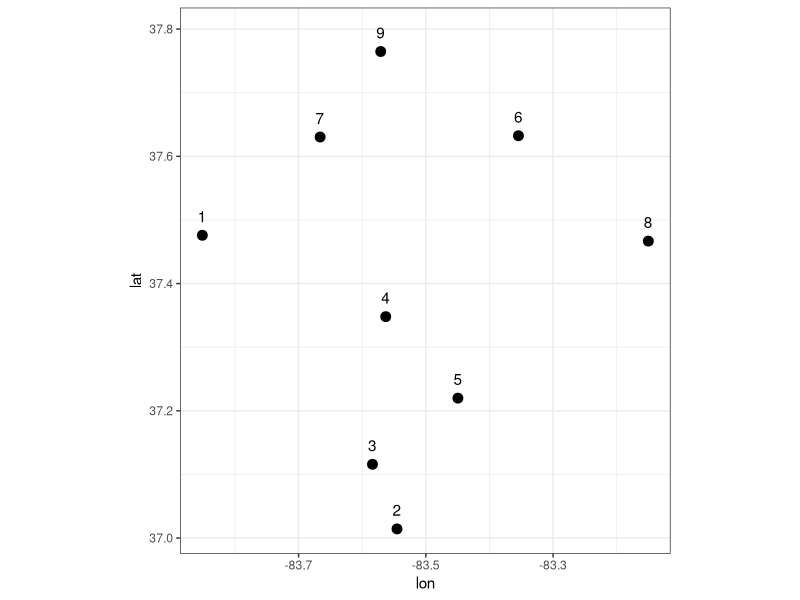
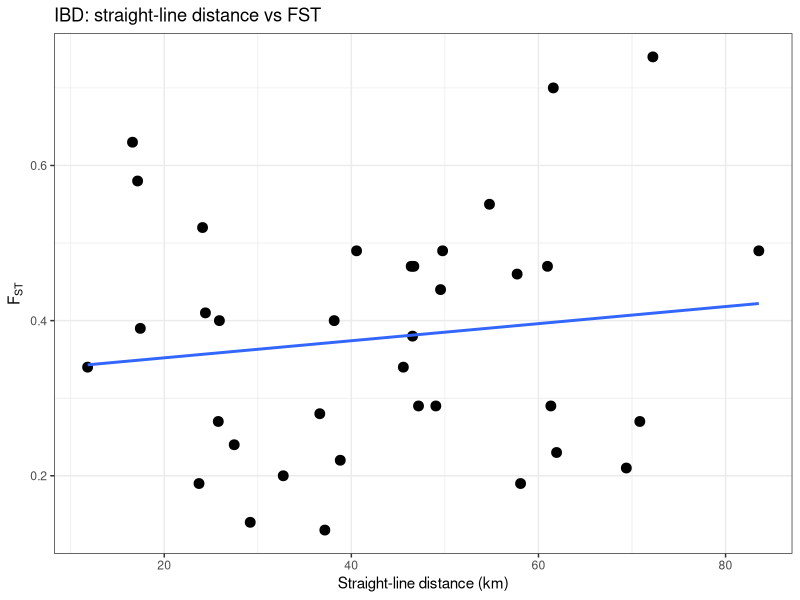

The R script that drew these images, in order: (Note: this script raises an error after producing the figures.)
# -----------------------------
# ETSA-1 Kentucky arrow darter
# site coordinates + FST matrix
# -----------------------------

library(ggplot2)
library(geosphere)

# directory where everything is
save_dir <- "/Users/johnmccall/Library/CloudStorage/OneDrive-TheOhioStateUniversity/Spring_2026/Landgen_DGS/DGS-Patterns-of-Fish-Diversity/DGS-Patterns-of-Fish-Diversity/Objective 2/Data/ETSA-1/"

# -----------------------------
# 0) site coordinates
# -----------------------------
ETSA_1_coords <- data.frame(
  site = as.character(1:9),
  lat = c(
    37.4758623,
    37.0143963,
    37.1159372,
    37.34798,
    37.2199002,
    37.6323547,
    37.6303108,
    37.466745,
    37.7647083
  ),
  lon = c(
    -83.8512715,
    -83.5452998,
    -83.5838696,
    -83.56304,
    -83.4495912,
    -83.3544548,
    -83.6661473,
    -83.1503212,
    -83.570909
  ),
  stringsAsFactors = FALSE
)

ggplot(ETSA_1_coords, aes(lon, lat)) +
  geom_point(size = 3) +
  geom_text(aes(label = site), nudge_y = 0.03) +
  coord_equal() +
  theme_bw()

# -----------------------------
# 1) pairwise FST matrix
# -----------------------------
ETSA_1_fst <- matrix(
  0,
  9,
  9,
  dimnames = list(ETSA_1_coords$site, ETSA_1_coords$site)
)

ETSA_1_fst["2","1"] <- 0.19

ETSA_1_fst["3", c("1","2")] <- c(0.38, 0.34)

ETSA_1_fst["4", c("1","2","3")] <- c(0.14, 0.13, 0.40)

ETSA_1_fst["5", c("1","2","3","4")] <- c(0.34, 0.41, 0.63, 0.39)

ETSA_1_fst["6", c("1","2","3","4","5")] <- c(0.29, 0.27, 0.47, 0.28, 0.47)

ETSA_1_fst["7", c("1","2","3","4","5","6")] <- c(0.19, 0.21, 0.46, 0.20, 0.44, 0.24)

ETSA_1_fst["8", c("1","2","3","4","5","6","7")] <- c(0.23, 0.29, 0.55, 0.22, 0.40, 0.27, 0.29)

ETSA_1_fst["9", c("1","2","3","4","5","6","7","8")] <- c(0.49, 0.49, 0.74, 0.47, 0.70, 0.52, 0.58, 0.49)

ETSA_1_fst[upper.tri(ETSA_1_fst)] <- t(ETSA_1_fst)[upper.tri(ETSA_1_fst)]
diag(ETSA_1_fst) <- 0

# -----------------------------
# IBD plot: straight-line distance vs FST
# -----------------------------
dist_km <- geosphere::distm(
  as.matrix(ETSA_1_coords[, c("lon", "lat")]),
  fun = geosphere::distHaversine
) / 1000

ibd_df <- data.frame(
  dist = dist_km[upper.tri(dist_km)],
  fst  = ETSA_1_fst[upper.tri(ETSA_1_fst)]
)

ggplot(ibd_df, aes(dist, fst)) +
  geom_point(size = 3) +
  geom_smooth(method = "lm", se = FALSE) +
  theme_bw() +
  labs(
    x = "Straight-line distance (km)",
    y = expression(F[ST]),
    title = "IBD: straight-line distance vs FST"
  )

# -----------------------------
# 2) quick checks
# -----------------------------
stopifnot(identical(rownames(ETSA_1_fst), ETSA_1_coords$site))
stopifnot(identical(colnames(ETSA_1_fst), ETSA_1_coords$site))
stopifnot(isTRUE(all.equal(ETSA_1_fst, t(ETSA_1_fst))))

# -----------------------------
# 3) save RData
# -----------------------------
out_dir <- file.path(save_dir, "data")

if (!dir.exists(out_dir)) {
  dir.create(out_dir, recursive = TRUE)
}

save(
  ETSA_1_fst,
  ETSA_1_coords,
  file = file.path(out_dir, "ETSA-1.RData")
)
